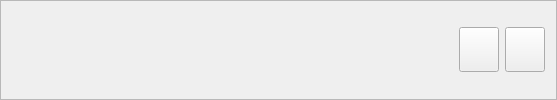
           <widget class="QFrame" name="frame_5">
            <property name="styleSheet">
             <string notr="true">font: 87 18pt &quot;Arial Black&quot;;</string>
            </property>
            <property name="frameShape">
             <enum>QFrame::StyledPanel</enum>
            </property>
            <property name="frameShadow">
             <enum>QFrame::Raised</enum>
            </property>
            <layout class="QHBoxLayout" name="horizontalLayout_4">
             <item>
              <spacer name="horizontalSpacer_7">
               <property name="orientation">
                <enum>Qt::Horizontal</enum>
               </property>
               <property name="sizeHint" stdset="0">
                <size>
                 <width>256</width>
                 <height>20</height>
                </size>
               </property>
              </spacer>
             </item>
             <item>
              <widget class="QLabel" name="nombre_lab">
               <property name="font">
                <font>
                 <family>Arial</family>
                 <pointsize>12</pointsize>
                 <weight>10</weight>
                 <italic>false</italic>
                 <bold>false</bold>
                </font>
               </property>
               <property name="styleSheet">
                <string notr="true">font: 87 12pt &quot;Arial&quot;;
color: rgb(255, 255, 255);</string>
               </property>
               <property name="text">
                <string/>
               </property>
               <property name="alignment">
                <set>Qt::AlignCenter</set>
               </property>
              </widget>
             </item>
             <item>
              <spacer name="horizontalSpacer_8">
               <property name="orientation">
                <enum>Qt::Horizontal</enum>
               </property>
               <property name="sizeHint" stdset="0">
                <size>
                 <width>176</width>
                 <height>20</height>
                </size>
               </property>
              </spacer>
             </item>
             <item>
              <widget class="QPushButton" name="bt_reporte">
               <property name="maximumSize">
                <size>
                 <width>16777215</width>
                 <height>45</height>
                </size>
               </property>
               <property name="text">
                <string/>
               </property>
               <property name="icon">
                <iconset>
                 <normaloff>icons/file-text.svg</normaloff>icons/file-text.svg</iconset>
               </property>
              </widget>
             </item>
             <item>
              <widget class="QPushButton" name="bt_actualizar">
               <property name="maximumSize">
                <size>
                 <width>16777215</width>
                 <height>45</height>
                </size>
               </property>
               <property name="text">
                <string/>
               </property>
               <property name="icon">
                <iconset>
                 <normaloff>icons/refresh-ccw.svg</normaloff>icons/refresh-ccw.svg</iconset>
               </property>
              </widget>
             </item>
            </layout>
           </widget>
